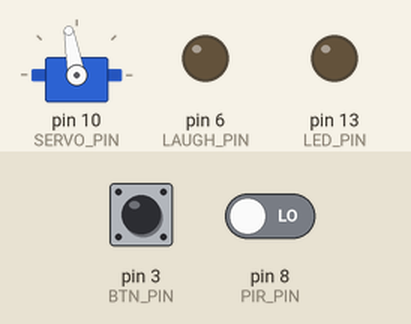
The sketch below on a simulated Arduino Uno, built with avr-gcc and run on an emulated ATmega328P. On the bench: servo, output pins drawn as LEDs (lit = HIGH). The test bench sets the inputs (shaded band); at power-on: pin 3 (BTN_PIN) HIGH, pin 8 (PIR_PIN) LOW. Random numbers use the default seed unless the sketch sets one.

Above: at 1.2 s.
1.3 s: pin 3 (BTN_PIN) pulled LOW for 1 s
At 2.4 s:
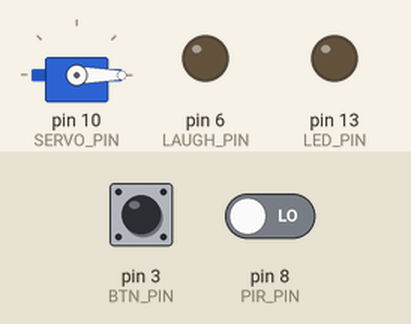
At 17.5 s:
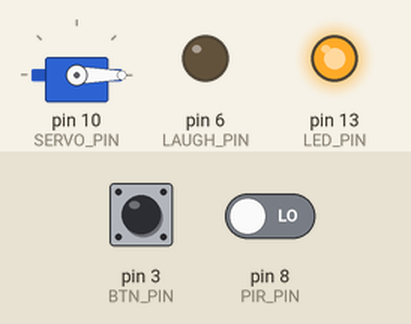
Timing chart, 0 to 18.2 s (numbered marks = the images above; inputs shaded):
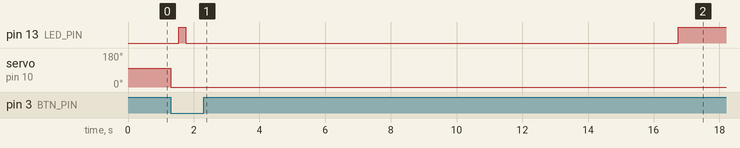

Measured:
- after the input at 1.3 s, pin 13 (LED_PIN): LOW → HIGH after 0.25 s, → LOW 0.20 s later, → HIGH 15.0 s later; servo on pin 10 (SERVO_PIN): 100° → 0° at once

The sketch:

pir_servo.ino
```cpp
#include <Servo.h>

Servo myservo;
const int LED_PIN = 13;
const int BTN_PIN = 3;
const int PIR_PIN = 8;
const int SERVO_PIN = 10;
const int LAUGH_PIN = 6;
const int CROW_PIN = 7;


const int UP = 100;
const int DOWN = 0;
bool triggered = false;
bool enabled = false;

unsigned long previousMillis = 0;
long interval = 60000;


void setup()
{
  pinMode(LED_PIN, OUTPUT);
  pinMode(PIR_PIN, INPUT);
  pinMode(BTN_PIN, INPUT_PULLUP);
  pinMode(LAUGH_PIN, OUTPUT);
  pinMode(CROW_PIN, OUTPUT);
  digitalWrite(LED_PIN, LOW);
  pinMode(SERVO_PIN, OUTPUT);

  myservo.attach(SERVO_PIN);
  myservo.write(UP);


  Serial.begin(9600);
}

void loop()
{

  unsigned long currentMillis = millis();

  if (detected() && intervalPassed(currentMillis, previousMillis, interval))
  {
    previousMillis = currentMillis;
    //playSound();
  }


  if (digitalRead(BTN_PIN) == LOW && isUp())
  {
    reset();
    delay(250);
  }

  if (digitalRead(BTN_PIN) == LOW && ! triggered && ! enabled)
  {
    enable();
  }

  if (enabled && detected() && ! triggered)
  {
    triggered = true;
    myservo.write(UP);
    laugh();
  }

  delay(50);
}


bool isUp()
{
  return myservo.read() == UP;
}

void enable()
{
  enabled = true;
  digitalWrite(LED_PIN, HIGH);
  delay(200);
  digitalWrite(LED_PIN, LOW);
  delay(15000);
  digitalWrite(LED_PIN, HIGH);
}

void reset()
{
  enabled = false;
  triggered = false;
  digitalWrite(LED_PIN, LOW);
  myservo.write(DOWN);
}

bool detected()
{
  bool detected = digitalRead(PIR_PIN) == HIGH;
  return detected;
}

void playSound()
{
  long randNum = random(0,10);

  if (randNum < 6) {
    laugh();
  } else {
    crow();
  }
}


bool intervalPassed(long currentMillis, long previousMillis, long interval)
{

  return currentMillis - previousMillis >= interval;
}

void laugh()
{
  digitalWrite(LAUGH_PIN, HIGH);
  delay(200);
  digitalWrite(LAUGH_PIN, LOW);

}

void crow()
{
  digitalWrite(CROW_PIN, HIGH);
  delay(200);
  digitalWrite(CROW_PIN, LOW);

}
```
